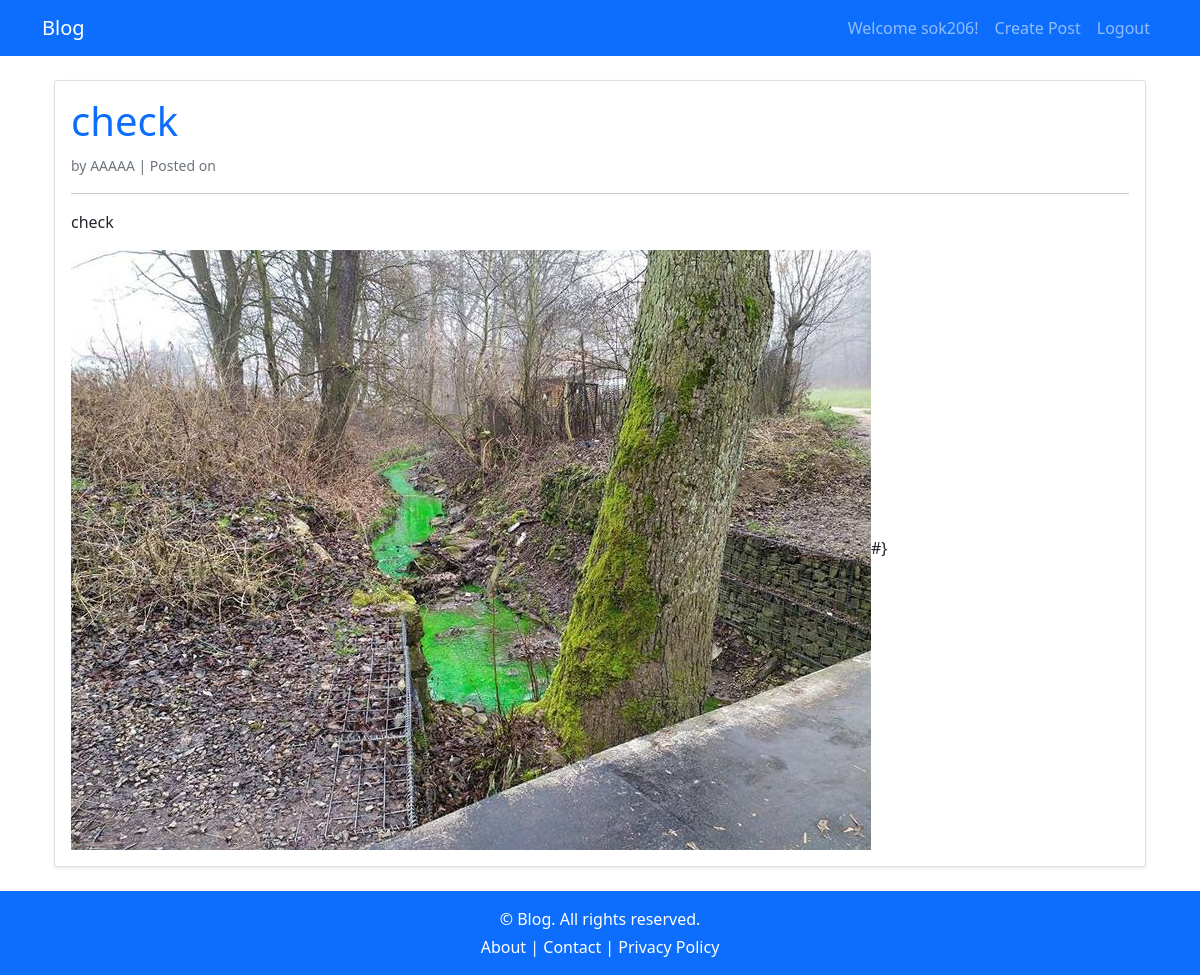
Page /feed/39/ (signed in) on the committed database.
### blog/models.py (models this page shows, shortened)
class Post(models.Model):
    STATUS_CHOICES = [
        ("draft", "Draft"),
        ("published", "Published"),
    ]
    title = models.CharField(max_length=100)
    author = models.ForeignKey("auth.User", on_delete=models.CASCADE)
    content = models.TextField()
    created_at = models.DateTimeField(auto_now_add=True)
    updated_at = models.DateTimeField(auto_now = True)
    status = models.CharField(choices=STATUS_CHOICES, default = "draft", max_length = 10)
    posted_at = models.DateTimeField(blank = True, null = True)
    image = models.ImageField(upload_to = "posts/%Y/%m/%d", null=True, blank=True)
    class Meta:
        db_table = 'posts'

### blog/views.py (the view)
# urls.py: path("feed/<post_id>/", show_post, name="details"),
@login_required()
def show_post(request, post_id):
    post = None
    form_update = None
    post = get_object_or_404(Post, id = post_id, status ="published")
    if request.method == "POST":
        form_update = PostForm(request.POST,request.FILE, instance=post)
        if form_update.is_valid():
            form_update.save()
    if request.user == post.author:
        form_update = PostForm(instance=post)
    return render(request,"blog/details.html",{"post":post,"form_update":form_update})

### blog/templates/blog/details.html
{% extends "blog/Base.html" %}
{% load crispy_forms_tags %}
{% block contents %}
<div class="container mt-4">
    {% if form_update %}
    <div class="card shadow-sm">
        <div class="card-body">
            <h2 class="card-title text-primary">Update Post</h2>
            <form method="post" class="mt-3">
                {% csrf_token %}
                {{ form_update|crispy }}
                <button type="submit" class="btn btn-primary">Update</button>
            </form>
        </div>
    </div>
    {% else %}
    <div class="card shadow-sm">
        <div class="card-body">
            <h1 class="card-title text-primary">{{ post.title }}</h1>
            <p class="text-muted"><small>by {{ post.author }} | Posted on {{ post.posted_at|date }}</small></p>
            <hr>
            <p class="card-text">{{ post.content }}</p>
           {% if post.image %}
             <img src="{{ post.image.url }}" alt="{{ post.title }}" class="img-fluid">#}
           {% endif %}
        </div>
    </div>
    {% endif %}
</div>
{% endblock %}

### blog/templates/blog/Base.html (shortened to what this page needs)
<!DOCTYPE html>
<html lang="en">
<head>
    <link href="https://cdn.jsdelivr.net/npm/bootstrap@5.0.2/dist/css/bootstrap.min.css" rel="stylesheet"
>
</head>
<body>
    <nav class="navbar navbar-expand-lg navbar-dark bg-primary">
        <div class="container">
            <a class="navbar-brand" href={% url 'posts:home' %}>Blog</a>
            <div class="collapse navbar-collapse" id="navbarNav">
                <ul class="navbar-nav ms-auto">
                    {% if not user.is_authenticated %}
                        <li class="nav-item">
                            <a class="nav-link" href="{% url 'posts:register' %}">Register</a>
                        </li>
                        <li class="nav-item">
                            <a class="nav-link" href="{% url 'posts:login' %}">Login</a>
                        </li>
                    {% else %}
                        <li class="nav-item">
                            <a class="nav-link" href="{% url 'posts:user_view' %}">Welcome {{ user.username }}!</a>
                        </li>
                        <li class = "nav-item">
                            <a class="nav-link" href="{% url 'posts:create_post' %}">Create Post</a>
                        </li>
                        <li class = "nav-item">
                            <a class = "nav-link" href="{% url 'posts:user_logout' %}">Logout</a>
                        </li>
                    {% endif %}
                </ul>
            </div>
        </div>
    </nav>
    <div class="container mt-4">
        {% block contents %}{% endblock %}
    </div>
    <footer class="bg-primary text-white text-center py-3 mt-4">
    <div class="container">
        <p class="mb-1">&copy; Blog. All rights reserved.</p>
        <p class="mb-0">
            <a href=# class="text-white text-decoration-none">About</a> |
            <a href=# class="text-white text-decoration-none">Contact</a> |
            <a href=# class="text-white text-decoration-none">Privacy Policy</a>
        </p>
    </div>
</footer>
</body>
</html>

### rows in the picture
Post: title "check", author "AAAAA", content "check", image (picture)

### other values in the picture
{{ user.username }} "sok206"
